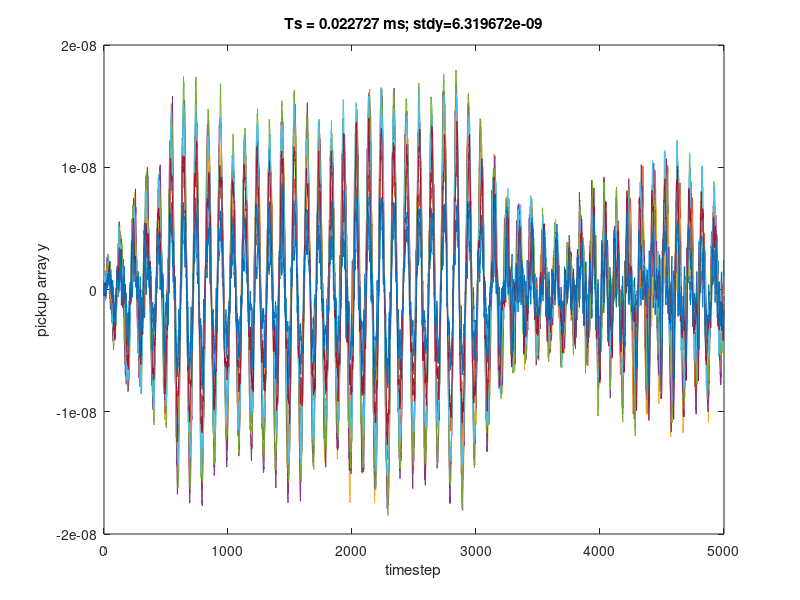

MATLAB code to generate this figure: (Note: this script raises an error after producing the figure.)
function [dat, rep] = test_mpfss_openloop(M, ny, nu, N, n)
%
% function [dat, rep] = test_mpfss_openloop(M, ny, nu, N, n) 
%
% Demonstration of n-state subspace system identification.
% "True" data-generating plant has M modes (truncated infinite sequence)
% based on a PDE describing a damped vibrating string.
%
% System description found here:
%   Olofsson and Rojas,  16th IFAC Symposium on System Identification, pp 362-367, 2012
%   DOI: https://doi.org/10.3182/20120711-3-BE-2027.00167
%
% There are ny outputs and nu inputs.
% N samples (u, y) will be generated (returned in struct dat).
% The estimated system data will be returned in struct rep.
%
% Three plots will be generated:
% (i) output time traces
% (ii) sigma plot of true vs. estimated transfer function
% (iii) pole plot showing eigenvalues for true and estimated systems
%
% DEFAULT USAGE: test_mpfss_openloop();
%
% Tested with OCTAVE 4.2.0
%

if nargin < 5
  n = 20; % 10 rotational modes max as default
end

if nargin < 4
  N = 5000;
end

if nargin < 3
  nu = 2;
end

if nargin < 2
  ny = 8;
end

if nargin < 1
  M = 100;
end

isOctave = exist('OCTAVE_VERSION', 'builtin') ~= 0;

if isOctave
  pkg load control; % need to load this package for OCTAVE
else
  % Check for MATLAB control toolbox license
  assert(license('test', 'control_toolbox') == 1);
end

L = 5 / 11;
c = 400;
tau = L / c;
Ts = (1/50) * tau;
r1 = 0.1 * tau;
r2 = 50 / (c * L);

% quadrature integration accuracy
qtol = 1e-12;

% Allocate system matrices (continuous time)
A = zeros(2*M, 2*M);
B = zeros(2*M, nu);
C = zeros(ny, 2*M);

% Generate cell array of input field shape functions
fu = cell(nu, 1);
for ii = 1:nu
  xplonk = (L / 16) + (L/(nu + 1)) * (ii - 1);
  assert(xplonk < L && xplonk > 0);
  fu{ii} = @(x) (exp(-(x-xplonk)^2/(0.01*L)^2));
end

% Pick-up line coordinates
rho = 1;
xpick = (1:ny) * rho * L / (ny + 1);

% Populate (A, B, C)
for mm = 1:M
  kk = 2 * (mm - 1) + 1;
  A(kk:(kk+1),kk:(kk+1)) = [0, 1; -(c*mm*pi/L)^2, -(r1 + r2*(mm*pi/L)^2)];
  Xm = @(x)(sin(x*pi*mm/L));
  % B matrix entries
  for ii = 1:nu
    fi = fu{ii};
    tmp = quad(@(x)(fi(x).*Xm(x)), 0, L, qtol);
    B(kk:(kk+1), ii) = [0; (2 / L) * tmp];
  end
  % C matrix entries
  for ii = 1:ny
    C(ii, kk:(kk+1)) = [Xm(xpick(ii)), 0];
  end
end

% Store original CT system in struct and copy it into the return struct rep below
sys0 = struct;
sys0.A = A;
sys0.B = B;
sys0.C = C;

sysdt = c2d(ss(A, B, C, 0), Ts, 'zoh');
sysdt = ss(sysdt.A, sysdt.B, sysdt.C, 0, -1); % remove Ts from DT system

dat = cell(1, 1);

U = randn(N, nu);
[Y, T] = lsim(sysdt, U);
stdy = sqrt(trace(Y'*Y)/(ny*N));
Y = Y + 0.05*stdy*randn(N, ny);
dat{1}.u = U';
dat{1}.y = Y';

figure;
plot(T, Y);
xlabel('timestep');
ylabel('pickup array y');
title(sprintf('Ts = %f ms; stdy=%e', Ts * 1e3, stdy));

% ***********************************************
% HERE IS THE SUBSPACE SYSTEM IDENTIFICATION CALL
ords = [10 20 20 n]; % retain n states
dterm = 0;
rep = mpfssvarxbatchestlm(dat, ords, dterm);
% the below simpler alternative works ~OK too;
% but exhibits larger variance (fix with regularization or 
% properly weighted model reduction)
%rep = mpfvarx(dat, [30 30*ny], dterm);
% (max order system is typically very accurate but its
%  reduction is not optimal)
% ***********************************************

% Add sys0 to output struct
rep.sys0 = sys0;

syses = ss(rep.A, rep.B, rep.C, 0, -1);

figure;
sigma(sysdt, 'b-', syses, 'r-');

% Finally plot the eigenvalues also
figure;
th = linspace(0, 2*pi, 500);
plot(cos(th), sin(th), 'k-');
hold on;
E0 = eig(sysdt.A);
plot(real(E0), imag(E0), 'bx');
E1 = eig(rep.A);
plot(real(E1), imag(E1), 'ro');
axis equal;
xlabel('Re(eig)');
ylabel('Im(eig)');
title('blue = truth, red = estimated');

end
